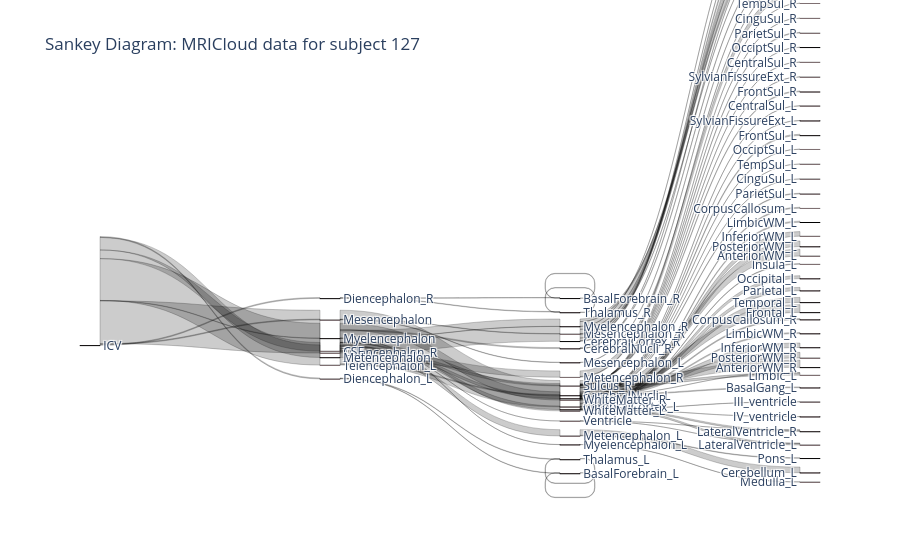

Notebook code for this chart:
### Code cell
# create the plot
fig2 = go.Figure(data=[go.Sankey(
    node = dict(
      pad = 15,
      thickness = 20,
      line = dict(color = "black", width = 0.5),
      label = label_list,
      color = "pink"
    ),
    link = dict(
      source = source_num, 
      target = target_num,
      value = values
  ))])

fig2.update_layout(title_text="Sankey Diagram: MRICloud data for subject 127", font_size=12)

fig2.show()

### Figure 1 — Plotly figure (JSON) as saved in the notebook; plotly's stock layout.template omitted (floating-point values rounded to 4 significant figures)
{"data": [{"link": {"source": [75, 75, 75, 75, 75, 75, 75, 75, 50, 50, 50, 50, 62, 62, 65, 65, 4, 4, 58, 58, 40, 40, 31, 31, 31, 6, 6, 6, 42, 2, 18, 18, 18, 18, 18, 18, 17, 17, 17, 17, 17, 17, 8, 8, 22, 22, 48, 56, 61, 61, 27, 27, 23, 63, 69, 69, 69, 69, 69, 69, 69, 46, 46, 46, 46, 46, 46, 46, 28, 39, 16, 16, 16, 16, 38, 38, 41, 41, 41, 41, 41, 78, 78, 78, 78, 78], "target": [50, 62, 65, 4, 58, 40, 31, 6, 69, 46, 16, 38, 42, 28, 2, 39, 48, 56, 61, 27, 23, 63, 18, 8, 41, 17, 22, 78, 42, 2, 76, 15, 53, 12, 72, 20, 3, 9, 5, 73, 47, 0, 74, 53, 57, 5, 32, 25, 71, 51, 13, 43, 64, 14, 7, 52, 21, 35, 70, 30, 36, 59, 19, 77, 29, 11, 60, 1, 28, 39, 24, 26, 68, 49, 68, 49, 54, 34, 66, 44, 10, 55, 33, 67, 45, 37], "value": [0.07942, 0.008548, 0.008362, 0.00743, 0.1153, 0.003599, 0.3842, 0.3931, 0.02458, 0.02171, 0.03254, 0.0005895, 0.00396, 0.004588, 0.003753, 0.004609, 0.003577, 0.003853, 0.05751, 0.05781, 0.001738, 0.001861, 0.2004, 0.008956, 0.1749, 0.2046, 0.00946, 0.179, 0.00396, 0.003753, 0.07137, 0.005238, 0.02083, 0.02695, 0.03015, 0.04582, 0.07133, 0.005123, 0.02357, 0.02534, 0.03455, 0.04471, 0.007522, 0.001434, 0.00776, 0.001699, 0.003577, 0.003853, 0.05209, 0.00542, 0.05199, 0.005812, 0.001738, 0.001861, 0.001562, 0.0008485, 0.01085, 0.001399, 0.006322, 0.002768, 0.0008239, 0.001266, 0.001026, 0.008125, 0.001486, 0.007037, 0.002116, 0.0006583, 0.004588, 0.004609, 0.001749, 0.001953, 0.01511, 0.01372, 0.0003212, 0.0002684, 0.06295, 0.008775, 0.04187, 0.01036, 0.05095, 0.06638, 0.009525, 0.04145, 0.009914, 0.05176]}, "node": {"color": "pink", "label": ["Temporal_R", "TempSul_R", "BasalForebrain_R", "Frontal_R", "Mesencephalon", "Limbic_R", "Telencephalon_R", "CentralSul_L", "CerebralNucli_L", "Insula_R", "PosteriorWM_L", "ParietSul_R", "Occipital_L", "Cerebellum_R", "Medulla_R", "Insula_L", "Ventricle", "CerebralCortex_R", "CerebralCortex_L", "CinguSul_R", "Temporal_L", "FrontSul_L", "CerebralNucli_R", "Myelencephalon_L", "III_ventricle", "midbrain_R", "IV_ventricle", "Metencephalon_R", "Thalamus_L", "OcciptSul_R", "SylvianFissureExt_L", "Telencephalon_L", "midbrain_L", "CorpusCallosum_R", "CorpusCallosum_L", "OcciptSul_L", "TempSul_L", "PosteriorWM_R", "Ventricle ", "Thalamus_R", "Myelencephalon", "WhiteMatter_L", "BasalForebrain_L", "Pons_R", "LimbicWM_L", "LimbicWM_R", "Sulcus_R", "Parietal_R", "Mesencephalon_L", "LateralVentricle_R", "CSF", "Pons_L", "CinguSul_L", "Limbic_L", "AnteriorWM_L", "AnteriorWM_R", "Mesencephalon_R", "BasalGang_R", "Metencephalon", "CentralSul_R", "SylvianFissureExt_R", "Metencephalon_L", "Diencephalon_L", "Myelencephalon_R", "Medulla_L", "Diencephalon_R", "InferiorWM_L", "InferiorWM_R", "LateralVentricle_L", "Sulcus_L", "ParietSul_L", "Cerebellum_L", "Parietal_L", "Occipital_R", "BasalGang_L", "ICV", "Frontal_L", "FrontSul_R", "WhiteMatter_R"], "line": {"color": "black", "width": 0.5}, "pad": 15, "thickness": 20}, "type": "sankey"}], "layout": {"font": {"size": 12}, "title": {"text": "Sankey Diagram: MRICloud data for subject 127"}}}
